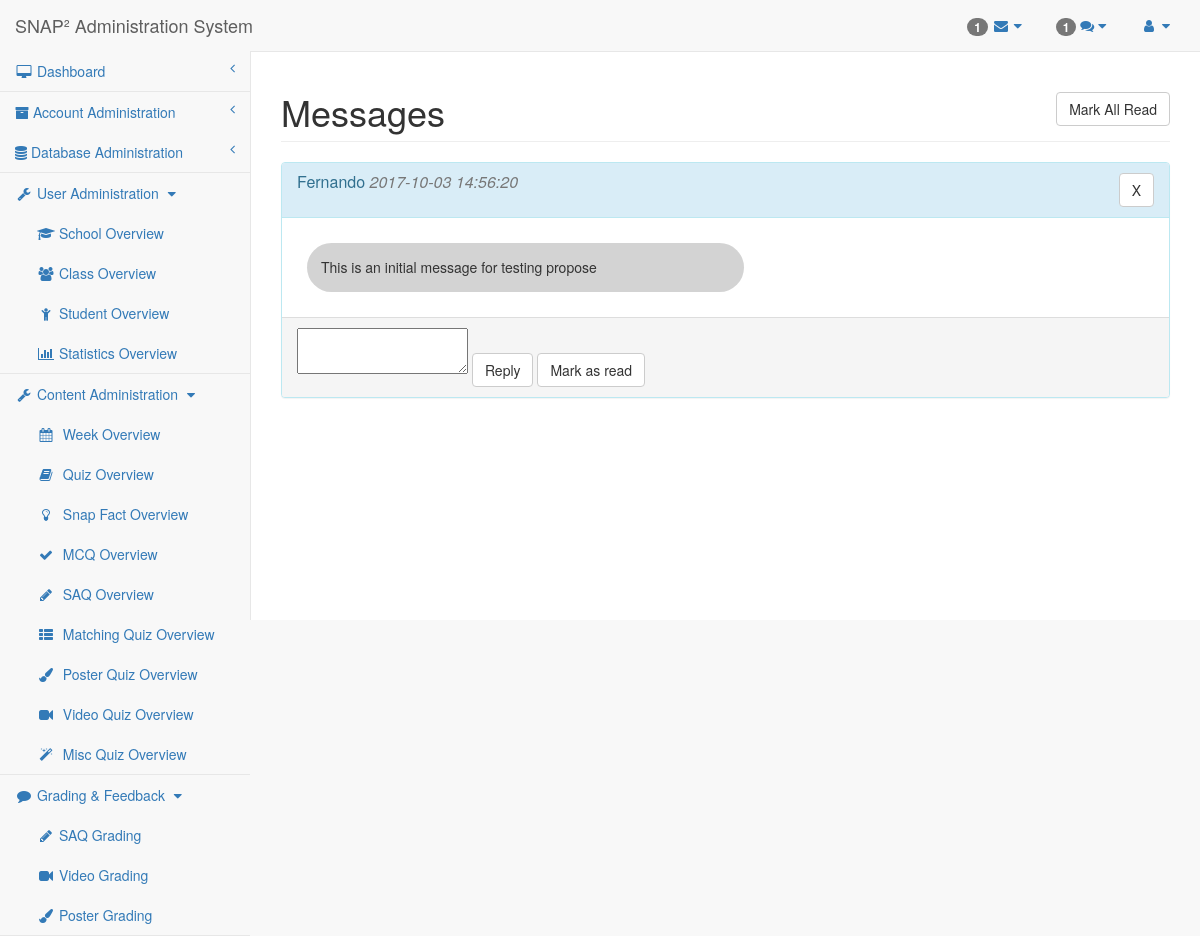
/researcher/messages.php (signed in), run on an earlier commit of the app's database.
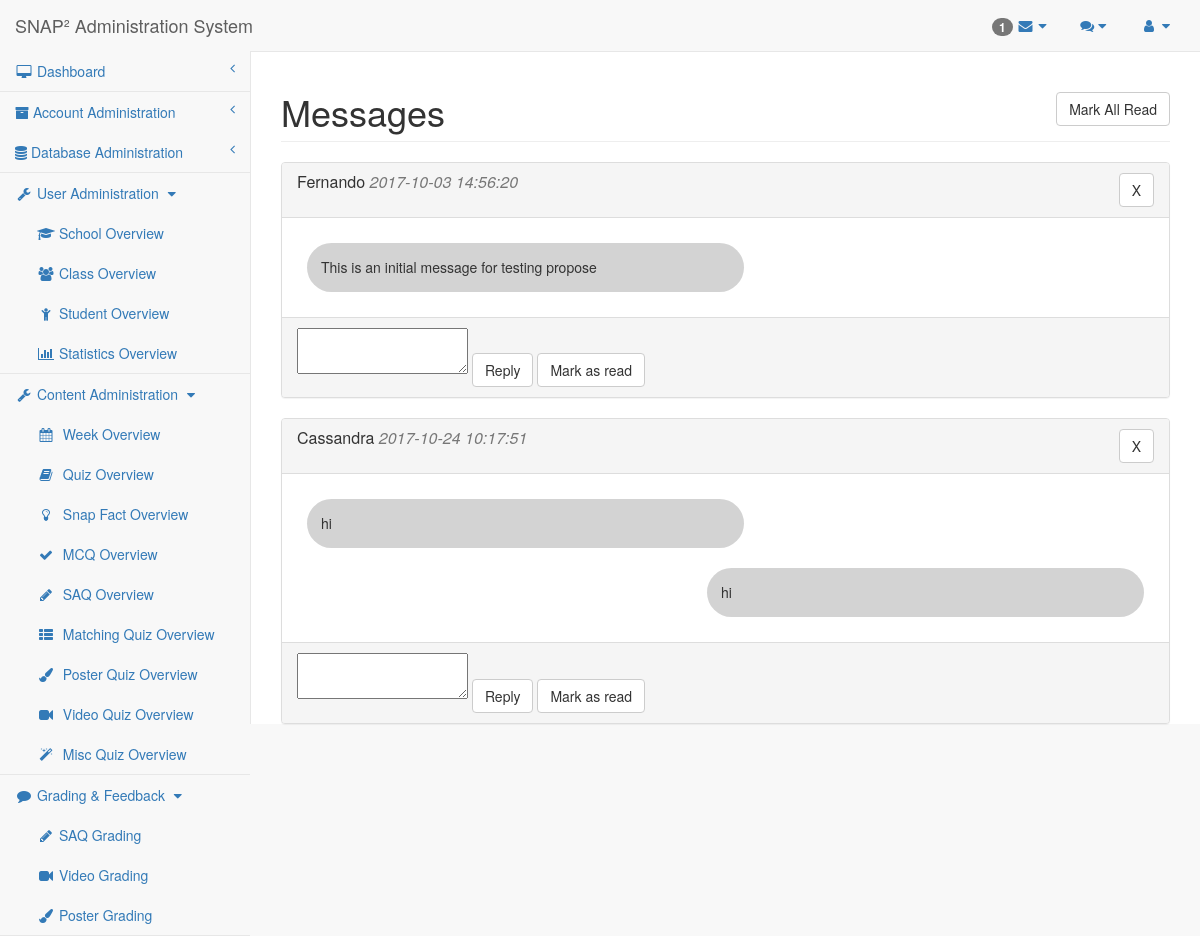
And on a later commit of the database.
### tables this page shows
CREATE TABLE `messages` (
  `id` int(11) NOT NULL AUTO_INCREMENT,
  `StudentID` mediumint(9) DEFAULT NULL,
  `isFromStudent` tinyint(1) DEFAULT 1,
  `content` longtext NOT NULL,
  `readOrNot` tinyint(1) DEFAULT 0,
  `time` timestamp NOT NULL DEFAULT current_timestamp(),
  `deleteByStu` tinyint(1) NOT NULL DEFAULT 0,
  `deleteByRes` tinyint(1) NOT NULL DEFAULT 0,
  PRIMARY KEY (`id`),
  KEY `Messages_StudentID_FK` (`StudentID`),
  CONSTRAINT `Messages_StudentID_FK` FOREIGN KEY (`StudentID`) REFERENCES `student` (`StudentID`)
);

CREATE TABLE `student` (
  `StudentID` mediumint(9) NOT NULL AUTO_INCREMENT,
  `Username` text NOT NULL,
  `Nickname` text DEFAULT NULL,
  `FirstName` text DEFAULT NULL,
  `LastName` text DEFAULT NULL,
  `Password` text NOT NULL,
  `Email` text DEFAULT NULL,
  `Gender` text DEFAULT NULL,
  `DOB` date DEFAULT NULL,
  `Identity` text DEFAULT NULL,
  `Score` mediumint(9) DEFAULT 0,
  `SubmissionTime` timestamp NOT NULL DEFAULT current_timestamp(),
  `ClassID` mediumint(9) NOT NULL,
  `isLocked` tinyint(1) NOT NULL DEFAULT 0,
  PRIMARY KEY (`StudentID`),
  KEY `Student_ClassID_FK` (`ClassID`),
  CONSTRAINT `Student_ClassID_FK` FOREIGN KEY (`ClassID`) REFERENCES `class` (`ClassID`) ON DELETE CASCADE ON UPDATE CASCADE
);

### mysql-lib.php (called while the page is built, shortened)
<?php
function getRecords(PDO $conn, $tableName, array $joinTables = null)
{
    $tableSql = "SELECT * FROM " . $tableName;
    if ($joinTables != null) {
        foreach ($joinTables as $joinTable) {
            $tableSql .= " NATURAL JOIN " . $joinTable;
        }
    }
    $tableQuery = $conn->prepare($tableSql);
    $tableQuery->execute();
    $tableResult = $tableQuery->fetchAll(PDO::FETCH_OBJ);
    return $tableResult;
}
function getAllMessages(PDO $conn) {
    $joinTables = array("Student");
    return getRecords($conn, "Messages", $joinTables);
}

### researcher/researcher-lib.php (called while the page is built, shortened)
<?php
require_once("../mysql-lib.php");
$userAdminPageArr = array('School', 'Class', 'Student', 'Statistics');
$userAdminIconArr = array('mortar-board', 'users', 'child', 'bar-chart');
$contentAdminPageArr = array('Week', 'Quiz', 'Snap Fact', 'MCQ', 'SAQ', 'Matching', 'Poster', 'Video', 'Misc');
$quizTypeArr = array('Matching', 'Poster', 'Video', 'Image', 'Misc');
$contentAdminIconArr = array('calendar', 'book', 'lightbulb-o', 'check', 'pencil', 'th-list', 'paint-brush', 'video-camera', 'magic');
$gradingPageArr = array('SAQ Grading', 'Video Grading', 'Poster Grading');
$gradingIconArr = array('pencil', 'video-camera', 'paint-brush');
?>

### researcher/messages.php (the view, shortened to what the changed rows need)
<?php
require_once("../mysql-lib.php");
require_once("researcher-lib.php");
function renderOneMessage($value)
{?>
    <div class="panel-body">
        <?php foreach ($value as $oneMessage) { ?>
    <?php if ($oneMessage->isFromStudent) { ?>
        <div class="talk-bubble round">
            <div class="talktext">
                <p><?php echo nl2br(htmlspecialchars($oneMessage->content, ENT_QUOTES)); ?></p>
            </div>
        </div>
    <?php } else { ?>
        <div class="talk-bubble round pull-right">
            <div class="talktext">
                <p><?php echo nl2br(htmlspecialchars($oneMessage->content, ENT_QUOTES)); ?></p>
            </div>
        </div>
    <?php } ?>
<?php } ?>
    </div>
    <div class="panel-footer">
        <textarea type="text" value="enter your message here"></textarea>
        <button type="button" class="btn btn-default text-muted" aria-label="Right Align"
                onclick = "reply(this)">
            Reply
        </button>
        <button type="button" class="btn btn-default text-muted" aria-label="Right Align"
                onclick = "markAsRead(this)">
            Mark as read
        </button>
    </div>
<?php } ?>
<?php function renderMessages($messagesForStu)
{
    foreach ($messagesForStu as $value) {
        ?>
        <div class="panel <?php echo ($value[0]->readOrNot == 0) ? "panel-info" : "panel-default" ?>"
             id="Stu<?php echo $value[0]->StudentID ?>"
             studentID="<?php echo $value[0]->StudentID ?>">
            <div class="panel-heading clearfix">
                <h3 class="panel-title">
                    <a data-toggle="collapse" href="#collapse<?php echo $value[0]->StudentID ?>">
                        <?php
                        echo $value[0]->Username
                        ?>
                    </a>
                    <span class="text-muted">
                        <em><?php echo $value[count($value) - 1]->time ?></em>
                    </span>
                    <button type="button" class="btn btn-default text-muted pull-right"
                            onclick="deleteMessages(this)" studentID="<?php echo $value[0]->StudentID ?>">
                        X
                    </button>
                </h3>
            </div>
            <div id="collapse<?php echo $value[0]->StudentID ?>" class="panel-collapse collapse in">
                <?php  renderOneMessage($value) ?>
            </div>
        </div>
    <?php }
    }
    function buildMessages($conn){
        $messages = getAllMessages($conn);
        $messagesForStu = array();
        $unreadMessages = array();
        foreach ($messages as $key => $value) {
            if ($value->deleteByRes == 0) {
                $messagesForStu[$value->Username][] = $value;
                if ($value->readOrNot == 0 && $value->isFromStudent == 1) {
                    $messagesForStu[$value->Username][0]->readOrNot = 0;
                }
            }
        }
        foreach ($messagesForStu as $key => $value) {
            if ($value[0]->readOrNot == 0) {
                $unreadMessages[] = $value;
                unset($messagesForStu[$key]);
            }
        }
        $messagesForStu = array_merge($unreadMessages, $messagesForStu);
        return $messagesForStu;
    }
    try {
        $conn = db_connect();
    } catch (Exception $e) {
        debug_err($e);
    }
    try {
        $messagesForStu = array();
        $messagesForStu = buildMessages($conn);
    } catch (Exception $e) {
        debug_err($e);
    }
?>
<!DOCTYPE html>
<html lang="en">
<?php require_once('header-lib.php'); ?>
<body>
<div id="wrapper">
    <?php require_once('navigation.php'); ?>
</div>
<div id="page-wrapper">
    <div class="row">
        <div class="col-lg-12">
            <h1 class="page-header">Messages
                <button type="button" class="btn btn-default text-muted pull-right"
                        onclick = "markAllRead()">
                    Mark All Read
                </button>
            </h1>
        </div>
    </div>
    <div id = "messages">
        <?php renderMessages($messagesForStu)?>
    </div>
</body>
</html>

### researcher/navigation.php (shortened to what the changed rows need)
<?php
require_once("../mysql-lib.php");
require_once("researcher-lib.php");
try {
    $conn = db_connect();
    $messages = getAllMessages($conn);
    $unreadMessages = array();
    foreach ($messages as $key => $value) {
        if ($value->readOrNot == 0 && $value->isFromStudent == 1) {
            $unreadMessages[] = $value;
        }
    }
} catch (Exception $e) {
    debug_err($e);
}
?>
<?php require_once('header-lib.php'); ?>
<nav class="navbar navbar-default navbar-static-top" role="navigation" style="margin-bottom: 0"
     xmlns="http://www.w3.org/1999/html">
    <?php if (isset($_SESSION['researcherID']) && isset($_SESSION['researcherUsername'])): ?>
        <ul class="nav navbar-top-links navbar-right">
            <li class="dropdown">
                <a class="dropdown-toggle" data-toggle="dropdown" href="#">
                    <?php if (count($unreadMessages) > 0) { ?>
                        <span class="badge"> <?php echo count($unreadMessages) ?></span>
                    <?php } ?>
                    <i class="fa fa-comments"></i>
                    <i class="fa fa-caret-down"></i>
                </a>
            </li>
        </ul>
    <? endif; ?>
    <?php if (isset($_SESSION['researcherID']) && isset($_SESSION['researcherUsername'])): ?>
        <div class="navbar-default sidebar" role="navigation">
            <div class="sidebar-nav navbar-collapse">
                <ul class="nav" id="side-menu">
                    <li>
                        <ul id="userAdmin" class="collapse in nav nav-second-level" aria-expanded="true">
                            <?php for ($i = 0; $i < count($userAdminPageArr); $i++) { ?>
                                <li>
                                    <a href="<?php echo strtolower($userAdminPageArr[$i]); ?>.php"><i
                                                class="fa fa-fw fa-<?php echo $userAdminIconArr[$i]; ?>"></i>&nbsp;<?php echo $userAdminPageArr[$i]; ?>
                                        Overview</a>
                                </li>
                            <?php } ?>
                        </ul>
                    </li>
                    <li>
                        <ul id="contentAdmin" class="collapse in nav nav-second-level" aria-expanded="true">
                            <?php for ($i = 0; $i < count($contentAdminPageArr); $i++) { ?>
                                <li>
                                    <a href="<?php echo str_replace(" ", "-", strtolower($contentAdminPageArr[$i])); ?>.php">
                                        <i class="fa fa-fw fa-<?php echo $contentAdminIconArr[$i]; ?>"></i>
                                        &nbsp;<?php echo $contentAdminPageArr[$i];
                                        if (in_array($contentAdminPageArr[$i], $quizTypeArr)) echo " Quiz" ?>
                                        Overview</a>
                                </li>
                            <?php } ?>
                        </ul>
                    </li>
                    <li>
                        <ul id="gradingPage" class="collapse in nav nav-second-level" aria-expanded="true">
                            <?php for ($i = 0; $i < count($gradingPageArr); $i++) { ?>
                                <li>
                                    <a href="<?php echo str_replace(" ", "-", strtolower($gradingPageArr[$i])); ?>.php"><i
                                                class="fa fa-fw fa-<?php echo $gradingIconArr[$i]; ?>"></i>&nbsp;<?php echo $gradingPageArr[$i]; ?>
                                    </a>
                                </li>
                            <?php } ?>
                        </ul>
                    </li>
                </ul>
            </div>
        </div>
    <? endif; ?>
</nav>
<?php require_once('sb-admin-lib.php'); ?>

What changed in the data, as far as the page shows it:
changed messages "This is an initial message for testing propose": readOrNot 0 → 1 (drawn)
added messages: StudentID.Username "Cassandra", content "hi"
added messages: time "2017-10-24 10:17:51", content "hi", shown under "Cassandra"
Also different on the page:
count($unreadMessages): "1" → (not shown)
